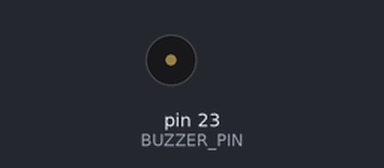
Recording of a sketch running on a simulated Arduino Mega 2560, built with avr-gcc and run on an emulated ATmega2560. On the bench: buzzer (waves = sounding).

Above: at 2.6 s.
At 8.27 s:
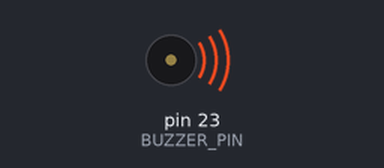
Timing chart, 0 to 8.6 s (numbered marks = the images above):
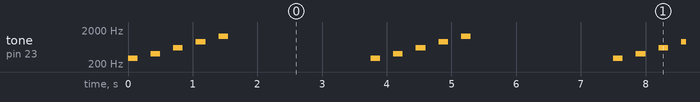

The sketch:

son.ino
```cpp
#define BUZZER_PIN 23 // Définir la broche du buzzer

void setup() {

  pinMode(BUZZER_PIN, OUTPUT); // Définir la broche du buzzer en mode sortie

}

void loop() {

        rechargeSound();
        delay(2000);  // Reduced delay

}

void piiiouSound() {


  // Diminuer la fréquence progressivement
  for (int frequency = 300; frequency >= 100; frequency -= 20) {
    tone(BUZZER_PIN, frequency); // Jouer le son à la fréquence actuelle
    delay(25); // Durée du son à chaque fréquence
  }

  // Arrêter le son
  noTone(BUZZER_PIN);
}

void rechargeSound() {


  // Augmenter la fréquence progressivement
  int increment = 0 ;
  for (int frequency = 300; frequency <= 1300; frequency += increment) {
    tone(BUZZER_PIN, frequency); // Jouer le son à la fréquence actuelle
    increment += 100 ;
    delay(150); // Durée du son à chaque fréquence
    noTone(BUZZER_PIN);
  delay(200);
  }

  // Arrêter le son


}

void touchSound() {


  // Diminuer la fréquence progressivement
  for (int frequency = 1500; frequency >= 1400; frequency -= 10) {
    tone(BUZZER_PIN, frequency); // Jouer le son à la fréquence actuelle
    delay(50); // Durée du son à chaque fréquence

  }

  // Arrêter le son
  noTone(BUZZER_PIN);
  delay(200);

}
```

Measured:
- by itself, tone on pin 23 (BUZZER_PIN): repeats every 3.8 s: silent 0.20 s, 400 Hz 0.15 s, silent 0.20 s, 600 Hz 0.15 s, silent 0.20 s, 900 Hz 0.15 s, silent 0.20 s, 1300 Hz 0.15 s, silent 2.2 s, 300 Hz 0.15 s
